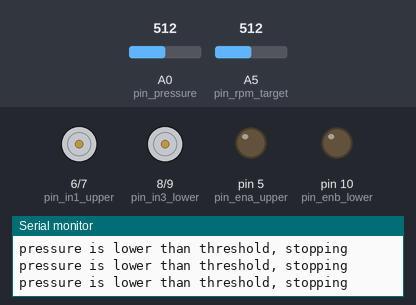
A program run on a simulated Arduino Uno, built with avr-gcc and run on an emulated ATmega328P. Shown: motor-driver pin pairs drawn as motors (green arrow = first pin HIGH = forward, orange = second pin HIGH = backward, longer = more drive), output pins drawn as LEDs (lit = HIGH), the last lines printed to the serial monitor. The test bench sets the inputs (shaded band); at power-on: A0 (pin_pressure) = 512, A5 (pin_rpm_target) = 512.

Above: at 1.2 s.
1.3 s: A0 (pin_pressure) set to 839
2.8 s: A0 (pin_pressure) set to 864
At 4.0 s:
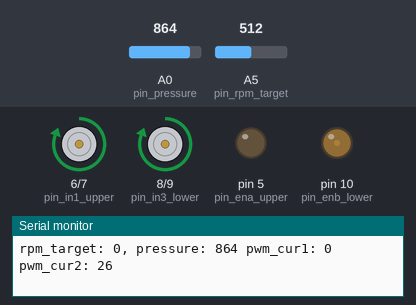
4.3 s: A0 (pin_pressure) set to 1010
At 5.3 s:
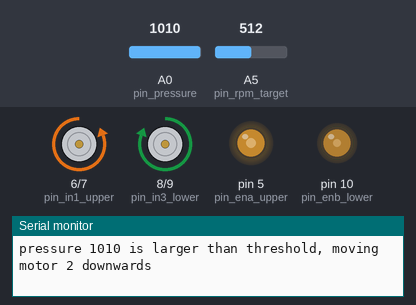
5.8 s: A0 (pin_pressure) set to 987
7.3 s: A0 (pin_pressure) set to 963
At 8.5 s:
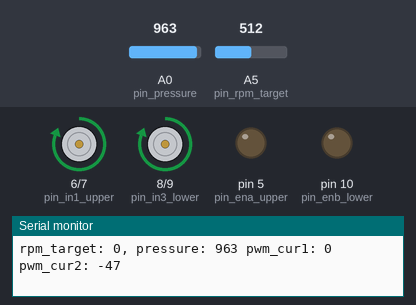
8.8 s: A5 (pin_rpm_target) set to 716
At 9.9 s:
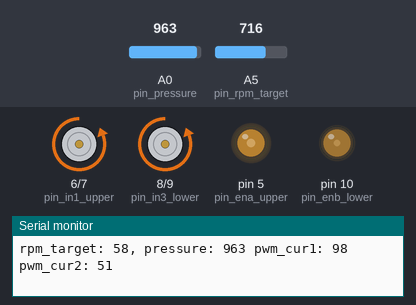
Timing chart, 0 to 11.3 s (numbered marks = the images above; inputs shaded):
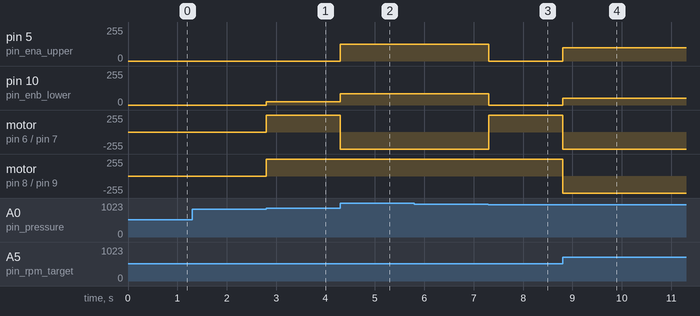

Measured:
- the behaviour switches between 849 and 850 on A0 (pin_pressure) (found by bisection; images 0 and 1)
- the behaviour switches between 981 and 980 on A0 (pin_pressure) (found by bisection; images 2 and 3)
- after the input at 2.8 s, pin 10 (pin_enb_lower): 0/255 → 26/255 at once; motor on pin 6 (pin_in1_upper) / pin 7 (pin_in2_upper), motor on pin 8 (pin_in3_lower) / pin 9 (pin_in4_lower): stopped → forward 255/255 at once
- after the input at 4.3 s, pin 5 (pin_ena_upper): 0/255 → 127/255 at once; pin 10 (pin_enb_lower): 26/255 → 85/255 at once; motor on pin 6 (pin_in1_upper) / pin 7 (pin_in2_upper): forward 255/255 → backward 255/255 at once
- after the input at 7.3 s, pin 5 (pin_ena_upper): 127/255 → 0/255 at once; pin 10 (pin_enb_lower): 85/255 → 0/255 at once; motor on pin 6 (pin_in1_upper) / pin 7 (pin_in2_upper): backward 255/255 → forward 255/255 at once
- after the input at 8.8 s, pin 5 (pin_ena_upper): 0/255 → 98/255 at once; pin 10 (pin_enb_lower): 0/255 → 51/255 at once; motor on pin 6 (pin_in1_upper) / pin 7 (pin_in2_upper), motor on pin 8 (pin_in3_lower) / pin 9 (pin_in4_lower): forward 255/255 → backward 255/255 at once

The program:

main.cpp
```cpp
/**
 * @file main.cpp
 * @author elijah
 * @brief
 * This is the code script to control two identical motors (without encoder)
 * to move in the same direction and speed.
 * The target speed is set by a variable resistor, and the fine speed is
 * controlled by a PID controller using pressure as controlling signal
 * @version 0.1
 * @date 2023-06-30
 *
 */
#include <Arduino.h>
#include <FlexiTimer2.h>

/********************* PIN DEFINITION ***********************
************************************************************/
// pin number for motor control, connected to the l298n board
/**
 * we assume the ena output drives the lower motor, which is coarsely controlled
 * by the target_rpm, and the enb output drives the upper motor, the speed of
 * the upper motor is controlled using PID
 */
const int pin_ena_upper = 5;
const int pin_in1_upper = 6;
const int pin_in2_upper = 7;
const int pin_in3_lower = 8;
const int pin_in4_lower = 9;
const int pin_enb_lower = 10;

// variable resistor to control the target rpm
const int pin_rpm_target = A5;

// pressure resistor sensor
const int pin_pressure = A0;

/********************* PARAMETERS *********************
 ***********************************************************/
// motor specifics
// the standard rpm of the motor. can tune this parameter to change the max rpm,
// effectively
const int rpm_max = 150;

// PID control parameters
const float kp = 1.5, ki = 0, kd = 0;
const float gamma = 1;
const float ratio = 3;

/********************* GLOBAL VARIABLES *********************
 ***********************************************************/
const int pwm_read_max = 1023;

// the max pwm input to the ena, enb pins
// this depends on the ratio of
// motor standard input with the power input to the l298n board
// V_motor_i / V_l298n = pwm_write_maxi / 255
const int pwm_write_max = 255;

// rpm
int rpm_target = rpm_max * 0.5;

int pwm_cur1 = 0;
int pwm_cur2 = 0;


// pressure
int pressure = 0;
const int pressure_target = 900;
// the threshold for pressure to consider the two motors are in contact
const int pressure_touch = 980;
// the threshold for pressure for emergency stop
const int pressure_threshold_lower = 850;

// time interval in s to reset the pid integral
const int integral_reset_interval = 10;

// control interval in milli seconds
const unsigned long control_interval_millis = 50;
void control();

enum Direction { UP, DOWN, STOP };
void set_direction(int pin_in1, int pin_in2, Direction dir);

void setup() {
    Serial.begin(115200);
    pinMode(pin_ena_upper, OUTPUT);
    pinMode(pin_in1_upper, OUTPUT);
    pinMode(pin_in2_upper, OUTPUT);
    pinMode(pin_in3_lower, OUTPUT);
    pinMode(pin_in4_lower, OUTPUT);
    pinMode(pin_enb_lower, OUTPUT);

    pinMode(pin_rpm_target, INPUT);
    pinMode(pin_pressure, INPUT);

    // set initial direction
    set_direction(pin_in1_upper, pin_in2_upper, Direction::STOP);
    set_direction(pin_in3_lower, pin_in4_lower, Direction::STOP);

    analogWrite(pin_ena_upper, pwm_cur1);
    analogWrite(pin_enb_lower, pwm_cur2);

    FlexiTimer2::set(control_interval_millis, control);
    FlexiTimer2::start();
}

void loop() {}

int pid(int pressure, int pressure_target);

void control() {
    pressure = analogRead(pin_pressure);

    if (pressure < pressure_threshold_lower) {
        set_direction(pin_in1_upper, pin_in2_upper, Direction::STOP);
        analogWrite(pin_ena_upper, 0);

        set_direction(pin_in3_lower, pin_in4_lower, Direction::STOP);
        analogWrite(pin_enb_lower, 0);

        Serial.println("pressure is lower than threshold, stopping");
        return;
    }

    if (pressure > pressure_touch) {
        // if the two are not touching, move motor 2 downwards
        set_direction(pin_in1_upper, pin_in2_upper, Direction::UP);
        analogWrite(pin_ena_upper, pwm_write_max / 2);

        set_direction(pin_in3_lower, pin_in4_lower, Direction::DOWN);
        analogWrite(pin_enb_lower, pwm_write_max / 3);

        Serial.print("pressure ");
        Serial.print(pressure);
        Serial.println(" is larger than threshold, moving motor 2 downwards");
        return;
    }

    rpm_target = analogRead(pin_rpm_target) * 1.0 / pwm_read_max * rpm_max;
    rpm_target = rpm_target * 2 - rpm_max;
    Serial.print("rpm_target: ");
    Serial.print(rpm_target);

    set_direction(pin_in1_upper, pin_in2_upper,
                  (rpm_target > 0) ? Direction::UP : Direction::DOWN);
    set_direction(pin_in3_lower, pin_in4_lower,
                  (rpm_target > 0) ? Direction::UP : Direction::DOWN);

    // control the pwm of the raw motor to match the target rpm
    pwm_cur1 = abs(rpm_target) / (float)rpm_max * pwm_write_max;
    pwm_cur2 = abs(rpm_target) / (float)rpm_max * pwm_write_max;
    // pwm_cur2 = abs(pid(pressure, pressure_target));

    // control the pwm of the encoded motor to match the target pressure
    // when forward, if pressure is low (value is larger) should decrease speed
    // when reverse, if pressure is low (value is larger) should increase speed
    Serial.print(", pressure: ");
    Serial.print(pressure);

    int pwm2_correction = (pressure_target - pressure) * 1.0 / pwm_read_max *
                          pwm_write_max * ratio;

    pwm_cur2 = pwm_cur2 + pwm2_correction;

    // pwm_cur2 = 100;
    Serial.print(" pwm_cur1: ");
    Serial.print(pwm_cur1);
    Serial.print(" pwm_cur2: ");
    Serial.println(pwm_cur2);

    pwm_cur1 = constrain(pwm_cur1, 0, pwm_write_max);
    pwm_cur2 = constrain(pwm_cur2, 0, pwm_write_max);
    // pwm_cur2 = constrain(pwm_cur2, 0, pwm_write_max2);

    analogWrite(pin_ena_upper, pwm_cur1);
    analogWrite(pin_enb_lower, pwm_cur2);
}

int pid(int pressure, int pressure_target) {
    static float integral = 0;
    static float last_error = 0;
    static float reset_time = 0;
    // static unsigned long counter = 0;

    // counter++;

    float error = pressure_target - pressure;
    float derivative = error - last_error;

    integral = gamma * integral + error;
    last_error = error;

    float pwm_correction = kp * error + ki * integral + kd * derivative;
    // float pwm_correction = kp * error + ki * (integral / counter) + kd *
    // derivative; float pwm_correction = kp * error
    //                     + ki * (integral / (counter * control_interval_millis
    //                     / 1000.0))
    //                     + kd * derivative * (control_interval_millis /
    //                     1000.0);

    // if (counter == (unsigned long)(-1)) {
    //     counter = 0;
    //     integral = 0;
    // } else {
    //     counter++;
    // }

    // reset the integral term after some interval
    if (millis() - reset_time > 1000 * integral_reset_interval) {
        integral = 0;
        reset_time = millis();
    }

    return pwm_correction;
}

void set_direction(int pin_in1, int pin_in2, Direction dir) {
    if (dir == Direction::UP) {
        digitalWrite(pin_in1, LOW);
        digitalWrite(pin_in2, HIGH);
    } else if (dir == Direction::DOWN) {
        digitalWrite(pin_in1, HIGH);
        digitalWrite(pin_in2, LOW);
    } else if (dir == Direction::STOP) {
        digitalWrite(pin_in1, LOW);
        digitalWrite(pin_in2, LOW);
    }
}
```
